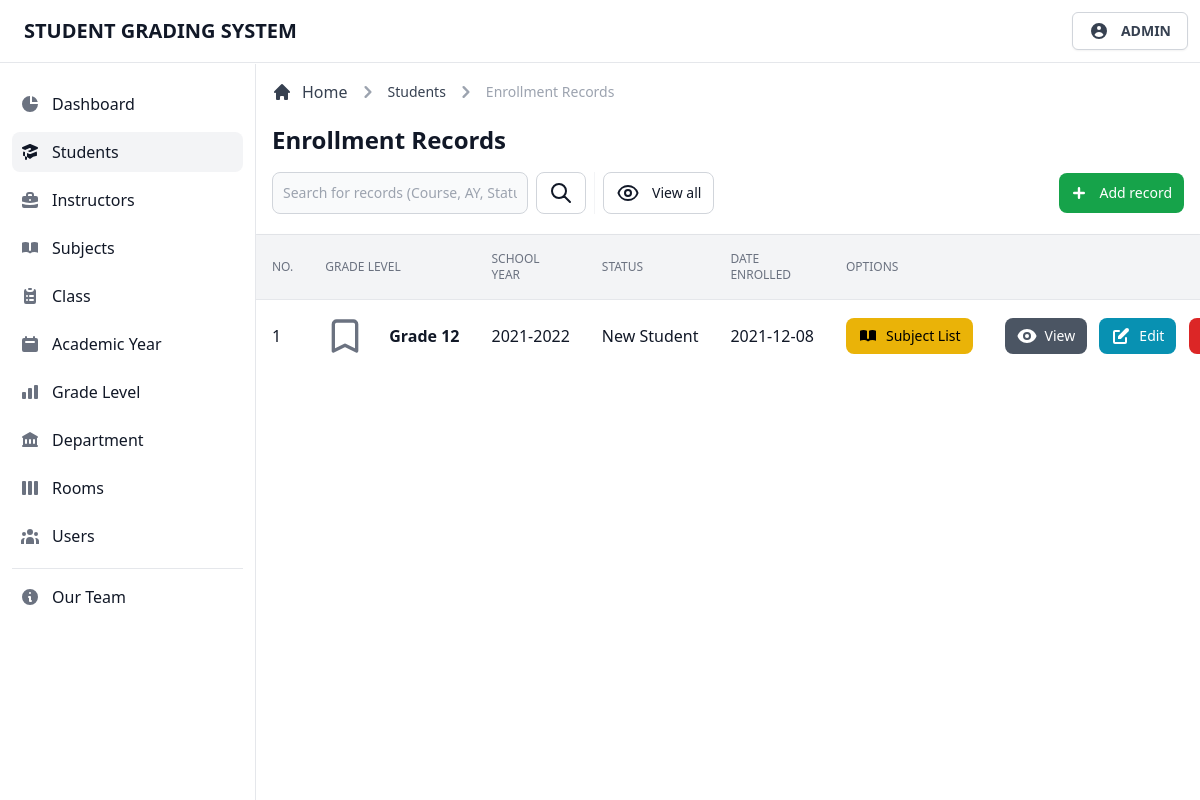
Before: /admin/view/records.php?studentnumber=123513 (signed in) with the older database file.
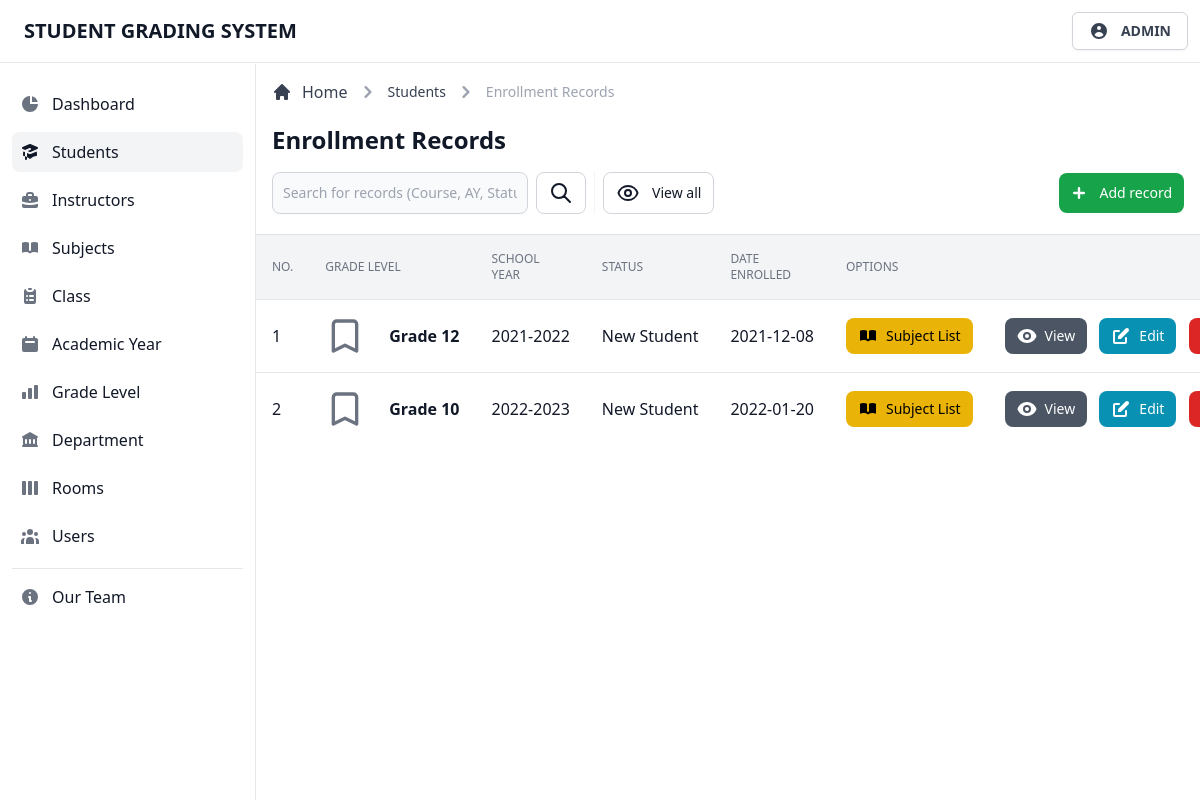
After: the same page with the newer database file.
### tables this page shows
CREATE TABLE `tblschoolyear` (
  `sy_id` int(11) NOT NULL,
  `sy_ay` varchar(255) NOT NULL,
  `sy_level` varchar(255) NOT NULL,
  `class_id` int(11) NOT NULL,
  `student_number` int(11) NOT NULL,
  `sy_category` varchar(255) NOT NULL,
  `sy_enrolldate` date NOT NULL,
  `sy_status` varchar(255) NOT NULL
);

### admin/page/records/records.classes.php (called while the page is built, shortened)
<?php
class DisplayRecordsContr extends DisplayRecords
{
  private $studentnumber;
  public function __construct($studentnumber)
  {
    $this->studentnumber = $studentnumber;
  }
  public function fetchData()
  {
    $result = $this->getRecords($this->studentnumber);
    return $result;
  }
}
class DisplayRecords extends Dbh
{
  protected function getRecords($studentnumber)
  {
    $stmt = $this->connect()->prepare('SELECT * FROM tblschoolyear WHERE student_number = ?;');
    $result = 0;
    if (!$stmt->execute([$studentnumber])) {
      $stmt = null;
      exit;
    }
    while ($row = $stmt->fetchAll(PDO::FETCH_ASSOC)) {
      $result = $row;
    }
    return $result;
  }
}

### admin/database/database.classes.php (called while the page is built)
<?php
class Dbh
{
  private $hostname = 'localhost';
  private $username = 'root';
  private $password = '';
  private $dbname = 'dbgradingsystem';
  public function connect()
  {
    try {
      $dbh = new PDO('mysql:host=' . $this->hostname . ';dbname=' . $this->dbname, $this->username, $this->password);
      return $dbh;
    } catch (PDOException $e) {
      print "Error!: " . $e->getMessage() . "<br>";
      die();
    }
  }
}

### admin/page/records/records-table.php (the view, shortened to what this page needs)
<div class="flex flex-col min-w-full overflow-hidden overflow-x-auto align-middle shadow">
  <table class="min-w-full divide-y divide-gray-200 table-fixed">
    <thead class="bg-gray-100">
      <tr>
        <th scope="col" class="th">
          No.
        </th>
        <th scope="col" class="th">
          Grade Level
        </th>
        <th scope="col" class="th">
          School Year
        </th>
        <th scope="col" class="th">
          Status
        </th>
        <th scope="col" class="th">
          Date Enrolled
        </th>
        <th scope="col" class="th">
          Options
        </th>
        <th scope="col" class="th">
        </th>
      </tr>
    </thead>
    <tbody class="bg-white divide-y divide-gray-200">
      <?php foreach ($result as $data) : ?>
        <tr class="hover:bg-gray-100 group">
          <td class="td">
            <div class="flex items-center">
              <?= $i += 1; ?>
            </div>
          </td>
          <td class="td-title">
            <svg xmlns="http://www.w3.org/2000/svg" class="w-10 h-10 text-gray-500 group-hover:text-gray-900" fill="none" viewBox="0 0 24 24" fill="none" viewBox="0 0 24 24" stroke="currentColor">
              <path stroke-linecap="round" stroke-linejoin="round" stroke-width="2" d="M5 5a2 2 0 012-2h10a2 2 0 012 2v16l-7-3.5L5 21V5z" />
            </svg>
            <div class="text-sm font-normal text-gray-500">
              <div class="text-base font-semibold text-gray-900 capitalize">
                <?= $data['sy_level']; ?>
              </div>
            </div>
          </td>
          <td class="td">
            <div class="flex items-center">
              <?= $data['sy_ay']; ?>
            </div>
          </td>
          <td class="td">
            <div class="flex items-center">
              <?= $data['sy_status']; ?>
            </div>
          </td>
          <td class="td">
            <div class="flex items-center">
              <?= $data['sy_enrolldate']; ?>
            </div>
          </td>
          <td class="p-4 space-x-2 whitespace-nowrap">
            <a href="subject-list.php?id=<?= $data['sy_id'] ?>&studentnumber=<?= $studentnumber; ?>&course=<?= $data['sy_level']; ?>" class="btn-yellow">
              Subject List
            </a>
          </td>
          <td class="p-4 space-x-2 text-right whitespace-nowrap">
            <button type="button" data-view-button data-date="<?= $data['sy_enrolldate']; ?>" data-sem="<?= $data['sy_sem']; ?>" data-status="<?= $data['sy_status']; ?>" data-level="<?= $data['sy_level']; ?>" data-year="<?= $data['sy_ay']; ?>" class="btn-gray">
              View
            </button>
            <button type="button" data-edit-button data-id="<?= $data['sy_id']; ?>" data-date="<?= $data['sy_enrolldate']; ?>" data-sem="<?= $data['sy_sem']; ?>" data-status="<?= $data['sy_status']; ?>" data-level="<?= $data['sy_level']; ?>" data-year="<?= $data['sy_ay']; ?>" class="btn-cyan">
              Edit
            </button>
            <button type="button" data-id="<?= $data['sy_id']; ?>" data-delete-button class="btn-red">
            </button>
          </td>
        </tr>
      <?php endforeach; ?>
    </tbody>
  </table>
</div>

Changed rows visible on the page:
added tblschoolyear: i "2", sy_level "Grade 10", sy_ay "2022-2023", sy_status "New Student", sy_enrolldate "2022-01-20"
